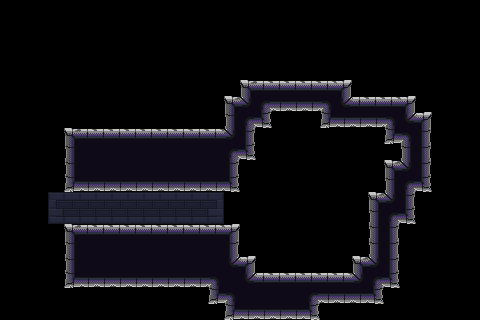

A level layout from a 2D game, rendered from its tile map. Below: a short description, then the map file with tile-grid data replaced by summaries:
An orthogonal 30x20 tile map with 16x16 px tiles, 8 tile layers (bkg_far, bkg_close, onoff-defaulton(blue), onoff-defaultoff(blue), ...), 2 tilesets.

<map version="1.10" tiledversion="1.11.0" orientation="orthogonal" renderorder="right-down" width="30" height="20" tilewidth="16" tileheight="16" infinite="0" nextlayerid="10" nextobjectid="1">
 <tileset firstgid="1" source="jail_wall.tsx" />
 <tileset firstgid="65" source="jail_block.tsx" />
 <layer id="4" name="bkg_far" width="30" height="20">
  <properties>
   <property name="unity:sortinglayer" value="Bkg_far" />
  </properties>
  <data>[600 cells, 0 non-empty, 0 distinct tile ids]</data>
 </layer>
 <layer id="1" name="bkg_close" width="30" height="20">
  <properties>
   <property name="unity:sortinglayer" value="Bkg" />
  </properties>
  <data>[600 cells, 22 non-empty, 6 distinct tile ids]</data>
 </layer>
 <layer id="6" name="onoff-defaulton(blue)" width="30" height="20">
  <properties>
   <property name="unity:layer" value="Ground" />
   <property name="unity:sortinglayer" value="Ground" />
   <property name="unity:tag" value="onoff-defaulton" />
  </properties>
  <data>[600 cells, 0 non-empty, 0 distinct tile ids]</data>
 </layer>
 <layer id="7" name="onoff-defaultoff(blue)" width="30" height="20">
  <properties>
   <property name="unity:layer" value="Ground" />
   <property name="unity:sortinglayer" value="Ground" />
   <property name="unity:tag" value="onoff-defaultoff" />
  </properties>
  <data>[600 cells, 0 non-empty, 0 distinct tile ids]</data>
 </layer>
 <layer id="9" name="onoff2-defaulton(purple)" width="30" height="20">
  <properties>
   <property name="unity:layer" value="Ground" />
   <property name="unity:sortinglayer" value="Ground" />
   <property name="unity:tag" value="onoff2-defaulton" />
  </properties>
  <data>[600 cells, 0 non-empty, 0 distinct tile ids]</data>
 </layer>
 <layer id="8" name="onoff2-defaultoff(purple)" width="30" height="20">
  <properties>
   <property name="unity:layer" value="Ground" />
   <property name="unity:sortinglayer" value="Ground" />
   <property name="unity:tag" value="onoff2-defaultoff" />
  </properties>
  <data>[600 cells, 0 non-empty, 0 distinct tile ids]</data>
 </layer>
 <layer id="2" name="ground" width="30" height="20">
  <properties>
   <property name="unity:layer" value="Ground" />
   <property name="unity:sortinglayer" value="Ground" />
  </properties>
  <data>[600 cells, 171 non-empty, 13 distinct tile ids]</data>
 </layer>
 <layer id="3" name="foreground" width="30" height="20">
  <properties>
   <property name="unity:sortinglayer" value="Foreground" />
  </properties>
  <data>[600 cells, 0 non-empty, 0 distinct tile ids]</data>
 </layer>
</map>
